Frame 1 (no input): blank canvas, image omitted
Frame 60 (no input): blank canvas, image omitted
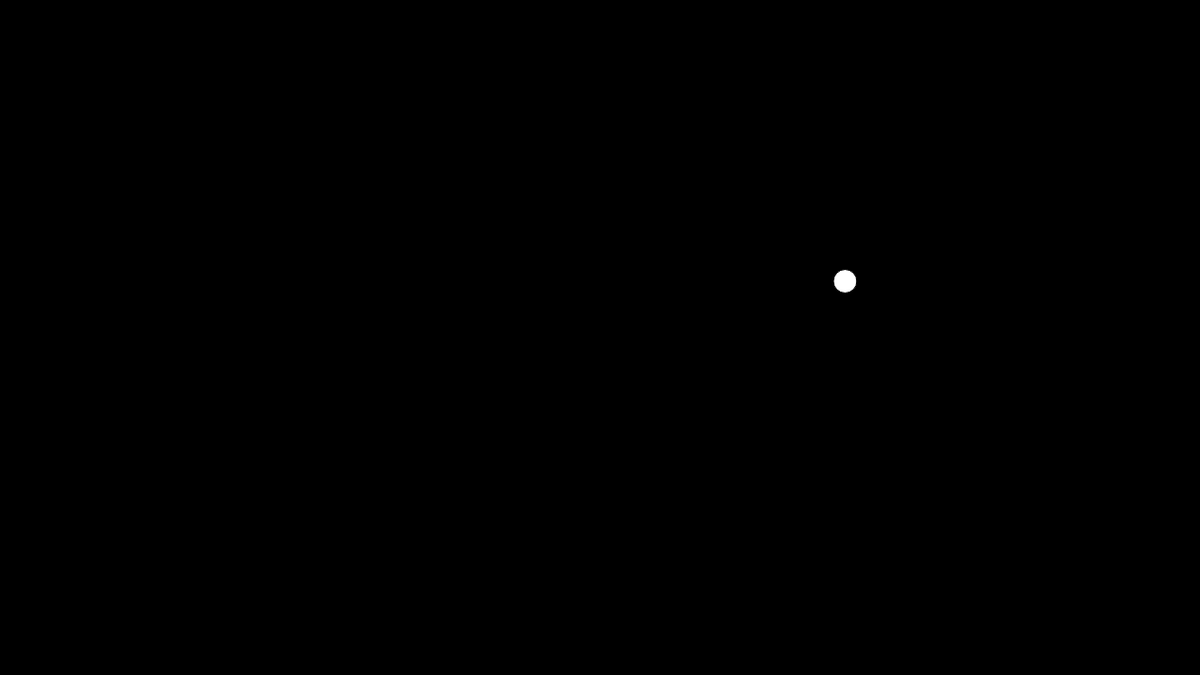
Frame 120 (the mouse pressed at the canvas centre since frame 60)

The p5.js sketch whose frames 1 and 60 were blank and that drew this single picture after the mouse press (run headless with seeded random() and noise() and a simulated clock; from frame 60 on, the mouse is pressed at the canvas centre):

// p5.js sketch
// ── sketch.js
var xpos = 0
var ypos = 0
var diameter = 40
var speed = 2
var shifts = []
function setup() {
createCanvas(1280, 720);  

for (var i = 0; i < 30; i++) {
  shifts[i] = {
    x: random(xpos),
    y: random(ypos),
    
    display: function() {
fill(255);
  xpos = xpos + speed
  
  if((xpos > width)||(xpos < 0)) {
    speed = speed * -1;
    
  }
    
if (xpos = random(speed)) {
  speed ++;
}
    ellipse(this.xpos, this.ypos, diameter, diameter)
    },
  }
}
}

function draw() {
  background(0)
  
  fill(255);
  xpos = xpos + speed
  
  if((xpos > width)||(xpos < 0)) {
    speed = speed * -1;
    
  }
    
if (xpos = random(speed)) {
  speed ++;
}
    ellipse(xpos, 300, 25, 25)
    
    for(var i = 0; i < shifts.length; i++) {
      shifts[i].display();
    }
  }
